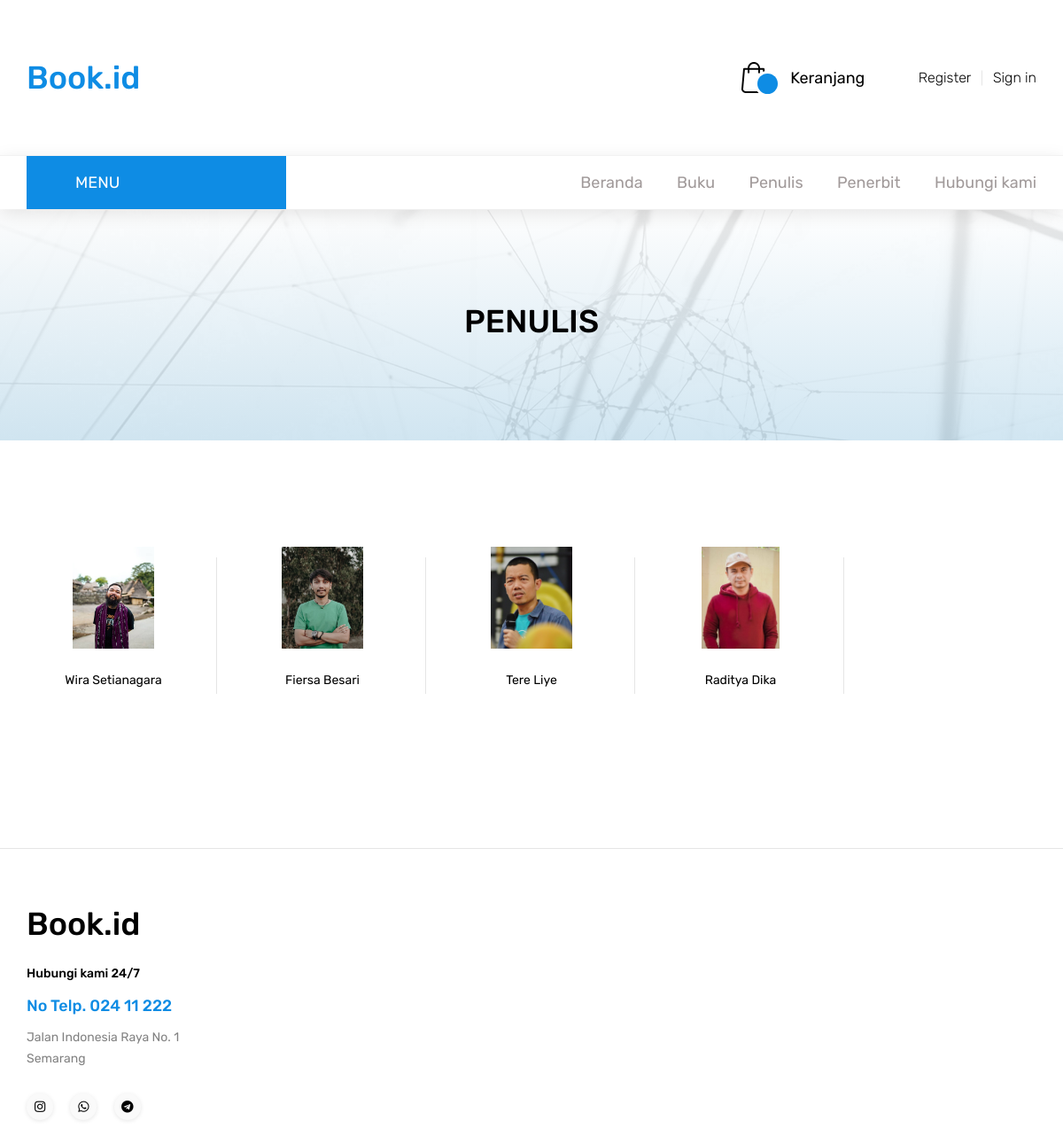
The page /penulis.php on the database its author committed.
### tables this page shows
CREATE TABLE `produk` (
  `id_produk` int(11) NOT NULL,
  `kategori` varchar(20) NOT NULL,
  `nama` varchar(100) NOT NULL,
  `harga` int(11) NOT NULL,
  `berat` int(11) NOT NULL,
  `foto` varchar(300) NOT NULL,
  `deskripsi` text NOT NULL,
  `deskripsi2` text NOT NULL
);

### penulis.php (the view, shortened to what this page needs)
<?php
include 'koneksi.php';
 ?>
<!DOCTYPE html>
<html lang="en">
<head>
<link rel="stylesheet" type="text/css" href="styles/bootstrap4/bootstrap.min.css">
<link href="plugins/fontawesome-free-5.0.1/css/fontawesome-all.css" rel="stylesheet" type="text/css">
<link rel="stylesheet" type="text/css" href="plugins/OwlCarousel2-2.2.1/owl.carousel.css">
<link rel="stylesheet" type="text/css" href="plugins/OwlCarousel2-2.2.1/owl.theme.default.css">
<link rel="stylesheet" type="text/css" href="plugins/OwlCarousel2-2.2.1/animate.css">
<link rel="stylesheet" type="text/css" href="plugins/jquery-ui-1.12.1.custom/jquery-ui.css">
<link rel="stylesheet" type="text/css" href="styles/shop_styles.css">
<link rel="stylesheet" type="text/css" href="styles/shop_responsive.css">
</head>
<body>
<div class="super_container">
<?php include 'menu.php'; ?>
	<div class="home">
		<div class="home_background parallax-window" data-parallax="scroll" data-image-src="images/shop_background.jpg"></div>
		<div class="home_overlay"></div>
		<div class="home_content d-flex flex-column align-items-center justify-content-center">
			<h2 class="home_title">PENULIS</h2>
		</div>
	</div>
	<div class="shop">
		<div class="container">
			<div class="row">
				<div class="col-lg-12">
					<div class="shop_content">
						<div class="product_grid">
							<div class="product_grid_border"></div>
						<?php $ambil=$koneksi->query("SELECT * FROM produk WHERE kategori='penulis'"); ?>
						<?php while($perproduk = $ambil->fetch_assoc()){ ?>
							<div class="product_item">
								<a href="detailpenulis.php?id=<?php echo $perproduk['id_produk']; ?>"><div class="product_image d-flex flex-column align-items-center justify-content-center">
							<img src="foto_konten/<?php echo $perproduk['foto'] ?>" height="115" ></div></a>
								<div class="product_content">
									<br><div class="product_name"><div><?php echo $perproduk['nama'] ?></div></div>
								</div>
							</div>
						<?php } ?>
						</div>
					</div>
				</div>
			</div>
		</div>
	</div>
<hr>
<?php include 'footer.php'; ?>
</div>
</body>
</html>

### menu.php (shortened to what this page needs)
<header class="header">
		<div class="header_main">
			<div class="container">
				<div class="row">
					<div class="col-lg-2 col-sm-3 col-3 order-1">
						<div class="logo_container">
							<div class="logo"><a href="index.php">Book.id</a></div>
						</div>
					</div>
					<div class="col-lg-6 col-12 order-lg-2">
						<div class="">
							<div class="">
								<div class="">
									<form>
										<div class="">
											<div class="custom_dropdown_list">
											</div>
										</div>
									</form>
								</div>
							</div>
						</div>
					</div>
					<div class="col-lg-4 col-9 order-lg-3 order-2 text-lg-left text-right">
						<div class="wishlist_cart d-flex flex-row align-items-center justify-content-end">
							<div class="cart">
								<div class="cart_container d-flex flex-row align-items-center justify-content-end">
									<div class="cart_icon">
										<img src="images/cart.png" alt="">
										<div class="cart_count"><span></span></div>
									</div>
									<div class="cart_content">
										<div class="cart_text"><a href="keranjang.php">Keranjang</a></div>
									</div>
								</div>
							</div>
							<div class="row">
									<div class="col d-flex flex-row">
										<div class="top_bar_content ml-auto">
											<div class="top_bar_user">
												<div class="user_icon"><img src="images/user.svg" alt=""></div>
												<?php if (isset($_SESSION["pelanggan"])): ?>
												<div>
												<div><a href="logout.php">Sign Out</a></div>
												<?php else: ?>
												<div><a href="daftar.php">Register</a></div>
												<div><a href="login.php">Sign in</a></div>
												<?php endif ?>
											</div>
										</div>
									</div>
								</div>
						</div>
					</div>
				</div>
			</div>
		</div>
		<nav class="main_nav">
			<div class="container">
				<div class="row">
					<div class="col">
						<div class="main_nav_content d-flex flex-row">
							<div class="cat_menu_container">
								<div class="cat_menu_title d-flex flex-row align-items-center justify-content-start">
									<div class="cat_menu_text">MENU</div>
								</div>
							</div>
							<div class="main_nav_menu ml-auto">
								<ul class="standard_dropdown main_nav_dropdown">
									<li><a href="index.php">Beranda<i class="fas fa-chevron-down"></i></a></li>
									<li><a href="buku.php">Buku<i class="fas fa-chevron-down"></i></a></li>
									<li><a href="penulis.php">Penulis<i class="fas fa-chevron-down"></i></a></li>
									<li><a href="penerbit.php">Penerbit<i class="fas fa-chevron-down"></i></a></li>
									<li><a href="contact.php">Hubungi kami<i class="fas fa-chevron-down"></i></a></li>
								</ul>
							</div>
						</div>
					</div>
				</div>
			</div>
		</nav>
<div class="page_menu">
			<div class="container">
				<div class="row">
					<div class="col">
					</div>
				</div>
			</div>
		</div>
	</header>

### footer.php
<footer class="footer">
		<div class="container">
			<div class="row">
				<div class="col-lg-3 footer_col">
					<div class="footer_column footer_contact">
						<div class="logo_container">
							<div class="logo"><a href="#">Book.id</a></div>
						</div>
						<div class="footer_title">Hubungi kami 24/7</div>
						<div class="footer_phone">No Telp. 024 11 222</div>
						<div class="footer_contact_text">
							<p>Jalan Indonesia Raya No. 1</p>
							<p>Semarang</p>
						</div>
						<div class="footer_social">
							<ul>
								<li><a href="#"><i class="fab fa-instagram"></i></a></li>
								<li><a href="#"><i class="fab fa-whatsapp"></i></a></li>
								<li><a href="#"><i class="fab fa-telegram"></i></a></li>
							</ul>
						</div>
					</div>
				</div>
			</div>
		</div>
	</footer>

### rows shown on the page
produk: foto (picture), nama "Wira Setianagara"
produk: foto (picture), nama "Fiersa Besari"
produk: foto (picture), nama "Tere Liye"
produk: foto (picture), nama "Raditya Dika"
